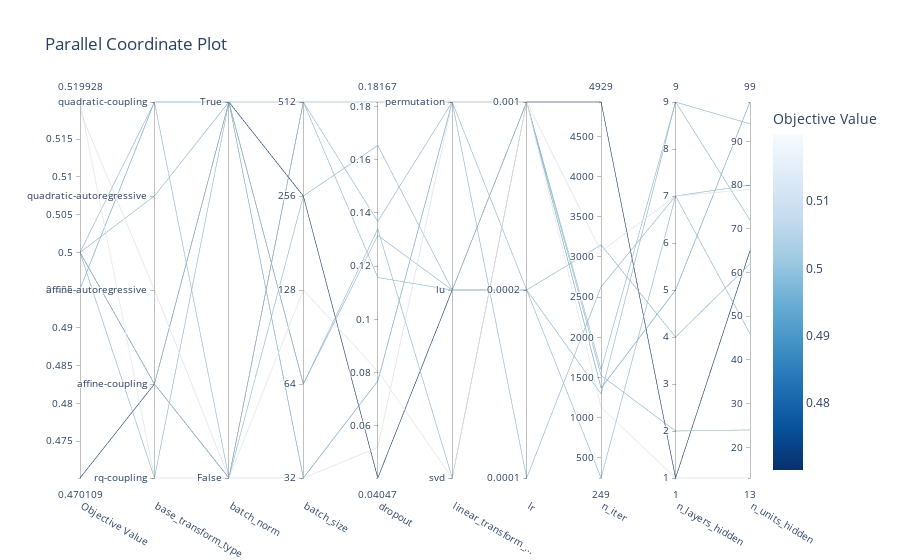

The notebook cell this image was saved under:
### Code cell
# Visualize high-dimensional parameter relationships. 
plot_parallel_coordinate(study)

### Figure 1 — Plotly figure (JSON) as saved in the notebook; plotly's stock layout.template omitted (floating-point values rounded to 4 significant figures)
{"data": [{"dimensions": [{"label": "Objective Value", "range": [0.4701, 0.5199], "values": [0.5187, 0.4952, 0.5, 0.5, 0.5199, 0.4701, 0.5, 0.5, 0.5, 0.5]}, {"label": "base_transform_type", "range": [0, 4], "ticktext": ["rq-coupling", "affine-coupling", "affine-autoregressive", "quadratic-autoregressive", "quadratic-coupling"], "tickvals": [0, 1, 2, 3, 4], "values": [2, 4, 3, 1, 0, 1, 4, 0, 1, 1]}, {"label": "batch_norm", "range": [0, 1], "ticktext": ["False", "True"], "tickvals": [0, 1], "values": [0, 1, 1, 1, 0, 1, 0, 1, 0, 0]}, {"label": "batch_size", "range": [0, 4], "ticktext": ["32", "64", "128", "256", "512"], "tickvals": [0, 1, 2, 3, 4], "values": [0, 0, 1, 1, 2, 3, 3, 4, 4, 4]}, {"label": "dropout", "range": [0.04047, 0.1817], "values": [0.05193, 0.07689, 0.1315, 0.134, 0.08059, 0.04047, 0.1653, 0.1817, 0.1368, 0.1158]}, {"label": "linear_transform_...", "range": [0, 2], "ticktext": ["svd", "lu", "permutation"], "tickvals": [0, 1, 2], "values": [2, 2, 1, 0, 0, 1, 1, 2, 2, 1]}, {"label": "lr", "range": [0, 2], "ticktext": ["0.0001", "0.0002", "0.001"], "tickvals": [0, 1, 2], "values": [2, 2, 1, 2, 2, 2, 2, 0, 1, 1]}, {"label": "n_iter", "range": [249, 4929], "values": [3068, 1368, 249, 1525, 1129, 4929, 1595, 2629, 3151, 1295]}, {"label": "n_layers_hidden", "range": [1, 9], "values": [7, 5, 7, 2, 1, 1, 9, 7, 4, 9]}, {"label": "n_units_hidden", "range": [13, 99], "values": [79, 99, 80, 24, 13, 65, 94, 46, 62, 72]}], "labelangle": 30, "labelside": "bottom", "line": {"color": [0.5187, 0.4952, 0.5, 0.5, 0.5199, 0.4701, 0.5, 0.5, 0.5, 0.5], "colorbar": {"title": {"text": "Objective Value"}}, "colorscale": [[0, "rgb(247,251,255)"], [0.125, "rgb(222,235,247)"], [0.25, "rgb(198,219,239)"], [0.375, "rgb(158,202,225)"], [0.5, "rgb(107,174,214)"], [0.625, "rgb(66,146,198)"], [0.75, "rgb(33,113,181)"], [0.875, "rgb(8,81,156)"], [1, "rgb(8,48,107)"]], "reversescale": true, "showscale": true}, "type": "parcoords"}], "layout": {"title": {"text": "Parallel Coordinate Plot"}}}
